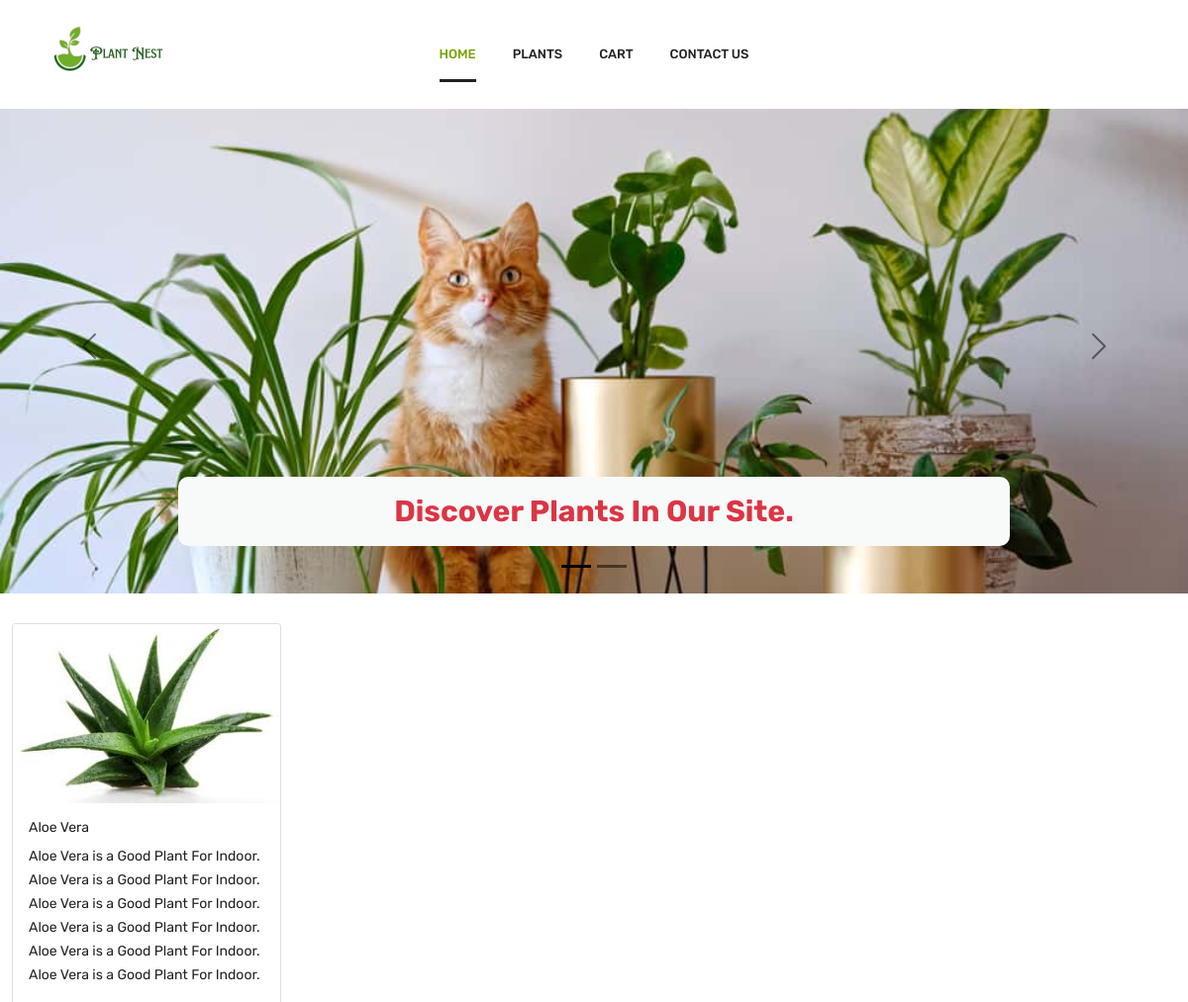
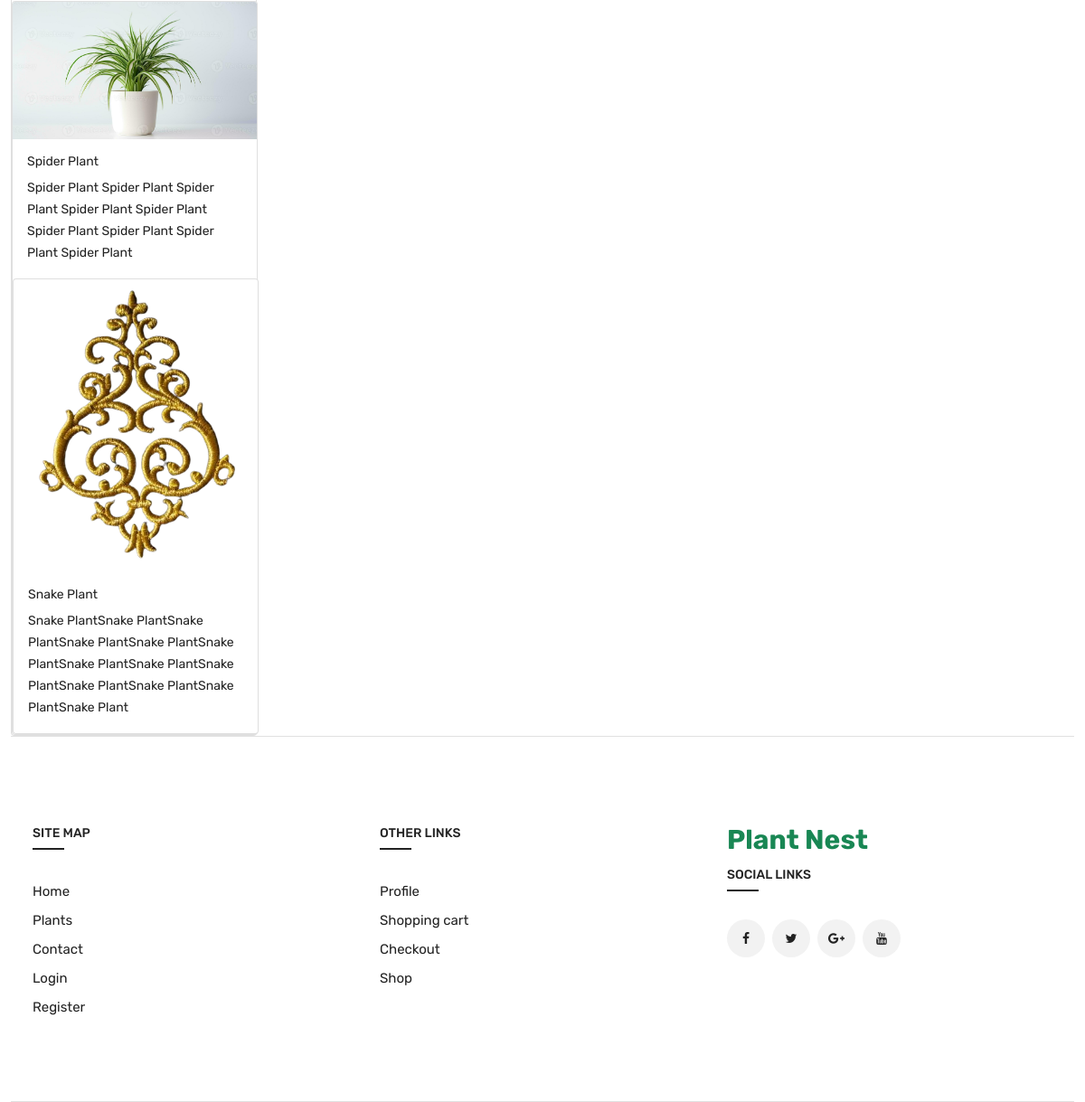
Page /website/index.php on the committed database (2 pictures, top to bottom).
### tables this page shows
CREATE TABLE `tbl_slider` (
  `id` int(11) NOT NULL,
  `slider_title` varchar(500) NOT NULL,
  `slider_image` text NOT NULL,
  `slider_status` varchar(30) NOT NULL DEFAULT 'activate'
);

CREATE TABLE `tbl_plants` (
  `id` int(11) NOT NULL,
  `plant_name` varchar(200) NOT NULL,
  `plant_description` text NOT NULL,
  `plant_image` text NOT NULL,
  `category_id` int(11) NOT NULL,
  `plant_status` varchar(30) NOT NULL DEFAULT 'available',
  `disabled_status` varchar(30) NOT NULL DEFAULT 'enabled'
);

### website/index.php (the view, shortened to what this page needs)
<?php $page = "home"; ?>
<?php include("./components/top.php") ?>
<section class="slider_section mb-30">
    <div id="carouselExampleDark" class="carousel carousel-dark slide">
        <div class="carousel-indicators">
            <?php
            $query = "SELECT * FROM tbl_slider WHERE slider_status='activate' LIMIT 3";
            $execute_query = mysqli_query($connection, $query);
            if (mysqli_num_rows($execute_query) > 0) {
                $i = 0;
                while ($slide = mysqli_fetch_assoc($execute_query)) {
                    $active = $i === 0 ? 'active' : '';
                    echo "<button type='button' data-bs-target='#carouselExampleDark' data-bs-slide-to='$i' class='$active' aria-current='true' aria-label='Slide " . ($i + 1) . "'></button>";
                    $i++;
                }
                mysqli_data_seek($execute_query, 0);
            }
            ?>
        </div>
        <div class="carousel-inner">
            <?php
            if (mysqli_num_rows($execute_query) > 0) {
                $i = 0;
                while ($slide = mysqli_fetch_assoc($execute_query)) {
                    $active = $i === 0 ? 'active' : '';
                    $sliderImage = $slide['slider_image'];
                    $sliderTitle = $slide['slider_title'];
                    echo "<div class='carousel-item $active' data-bs-interval='10000'>";
                    echo "<img src='../admin-panel/$sliderImage' class='d-block w-100' alt='$sliderTitle'>";
                    echo "<div class='carousel-caption d-none d-md-block'>";
                    echo "<div class='bg_transparent_slider '>";
                    echo "<h3 class='text-danger fw-bold'>$sliderTitle</h3>";
                    echo "</div>";
                    echo "</div>";
                    echo "</div>";
                    $i++;
                }
            }
            ?>
        </div>
        <button class="carousel-control-prev" type="button" data-bs-target="#carouselExampleDark" data-bs-slide="prev">
            <span class="carousel-control-prev-icon" aria-hidden="true"></span>
        </button>
        <button class="carousel-control-next" type="button" data-bs-target="#carouselExampleDark" data-bs-slide="next">
            <span class="carousel-control-next-icon" aria-hidden="true"></span>
        </button>
    </div>
</section>
<div class="product_area  mb-95">
    <div class="container">
        <div class="row">
            <div class="col-md-12">
                <div class="plant_box d-grid">
                    <?php
                        $query = mysqli_query($connection,"SELECT * FROM tbl_plants WHERE plant_status='available'");
                        if(mysqli_num_rows($query)>0){
                            foreach($query as $plant){
                                echo "<div class='card' style='width: 17rem;'>";
                                echo "<a href='plant_detail.php?id = $plant[id]' class='text-decoration-none'>";
                                echo "<img src='../admin-panel/$plant[plant_image]' class='card-img-top' alt='...'>";
                                echo "<div class='card-body'>";
                                echo "<h5 class='card-title'>$plant[plant_name]</h5>";
                                echo "<p class='card-text'>$plant[plant_description]</p>";
                                echo "</a>";
                                echo "</div>";
                            }
                        }else{
                            echo "Plants Not Found";
                        }
                    ?>
                </div>
            </div>
        </div>
    </div>
</div>
<?php include("./components/bottom.php") ?>

### website/components/top.php (shortened to what this page needs)
<!doctype html>
<html class="no-js" lang="en">
<head>
    <link rel="stylesheet" href="./assets/css/bootstrap.min.css">
    <link rel="stylesheet" href="./assets/css/owl.carousel.min.css">
    <link rel="stylesheet" href="./assets/css/slick.css">
    <link rel="stylesheet" href="./assets/css/magnific-popup.css">
    <link rel="stylesheet" href="./assets/css/font.awesome.css">
    <link rel="stylesheet" href="./assets/css/animate.css">
    <link rel="stylesheet" href="./assets/css/jquery-ui.min.css">
    <link rel="stylesheet" href="./assets/css/slinky.menu.css">
    <link rel="stylesheet" href="./assets/css/plugins.css">
    <link rel="stylesheet" href="./assets/css/style.css">
</head>
<body>
    <?php include("navbar.php"); ?>

### website/components/navbar.php (shortened to what this page needs)
<header>
    <div class="main_header header_five">
        <div class="header_middle header_middle5">
            <div class="container">
                <div class="row align-items-center">
                    <div class="col-lg-3 col-md-3 col-4">
                        <div class="logo">
                            <a href="index.php"><img src="./assets/img/logo/plant-nest-logo.png" alt="Web Logo"></a>
                        </div>
                    </div>
                    <div class="col-lg-6 colm_none">
                        <div class="main_menu menu_position">
                            <nav>
                                <ul>
                                    <li>
                                        <a class="<?php if($page=="home"){echo "active";} ?>" href="index.php">home</a>
                                    </li>
                                    <li>
                                        <a class="<?php if($page=="plant_page"){echo "active";} ?>" href="plants.php">Plants</a>
                                    </li>
                                    <li>
                                        <a class="<?php if($page=="cart_page"){echo "active";} ?>" href="cart.php">Cart</a>
                                    </li>
                                    <li>
                                        <a class="<?php if($page=="contact_page"){echo "active";} ?>" href="contact.php"> Contact Us</a>
                                    </li>
                                </ul>
                            </nav>
                        </div>
                    </div>
                    <div class="col-lg-3 col-md-6 col-6">
                        <div class="header_account_area header_account5">
                            <div class="header_account-list top_links">
                                <?php
                                    if(isset($_SESSION['user_login'])){
                                        echo "<a href='#'><i class='icon-user'></i></a>";
                                        echo "<ul class='dropdown_links'>";
                                        echo "<li><a href='cart.php'>Shopping Cart</a></li>";
                                        echo "<hr class='m-0'>";
                                        echo "<li><a href='user_profile.php'>Profile</a></li>";
                                        echo "<li><a href='logout.php'>Lougout</a></li>";
                                        echo "</ul>";
                                    }else{
                                        echo "<a href='#'><i class='icon-user'></i></a>";
                                    }
                                ?>
                            </div>
                        </div>
                    </div>
                </div>
            </div>
        </div>
    </div>
</header>

### website/components/footer.php
<footer class="footer_widgets">
    <div class="footer_top">
        <div class="container">
            <div class="row">
                <div class="col-lg-4 col-md-4 col-sm-6">
                    <div class="widgets_container widget_menu">
                        <h3>Site Map</h3>
                        <div class="footer_menu">
                            <ul>
                                <li><a href="about.php">Home</a></li>
                                <li><a href="plants.php">Plants</a></li>
                                <li><a href="contact.php">Contact</a></li>
                                <li><a href="login.php">Login</a></li>
                                <li><a href="register.php">Register</a></li>
                            </ul>
                        </div>
                    </div>
                </div>
                <div class="col-lg-4 col-md-4 col-sm-6">
                    <div class="widgets_container widget_menu">
                        <h3>Other Links</h3>
                        <div class="footer_menu">
                            <ul>
                                <li><a href="profile.php">Profile</a></li>
                                <li><a href="cart.php">Shopping cart</a></li>
                                <li><a href="checkout.php">Checkout</a></li>
                                <li><a href="shop.php">Shop</a></li>
                            </ul>
                        </div>
                    </div>
                </div>
                <div class="col-lg-4 col-md-4">
                    <div class="webname mb-3">
                        <h3 class="text-success fw-bold ">Plant Nest</h3>
                    </div>
                    <div class="widgets_container widget_menu">
                        <h3>Social Links</h3>
                        <div class="footer_social">
                            <ul class="d-flex align-items-center justify-content-start">
                                <li><a href="#"><i class="fa fa-facebook" aria-hidden="true"></i></a></li>
                                <li><a href="#"><i class="fa fa-twitter" aria-hidden="true"></i></a></li>
                                <li><a href="#"><i class="fa fa-google-plus" aria-hidden="true"></i></a></li>
                                <li><a href="#"><i class="fa fa-youtube" aria-hidden="true"></i></a></li>
                            </ul>
                        </div>
                    </div>
                </div>
            </div>
        </div>
    </div>
</footer>

### website/components/bottom.php (shortened to what this page needs)
    <?php include("footer.php"); ?>
</body>
</html>

### website/assets/css/plugins.css (style rules this page uses)
[class^="icon-"], [class*=" icon-"] { font-family: 'plaza-icon' !important; speak: none; font-style: normal; font-weight: normal; font-variant: normal; text-transform: none; line-height: 1; -webkit-font-smoothing: antialiased; -moz-osx-font-smoothing: grayscale; }
.icon-user:before { content: "\e9f1"; }

### rows in the picture
tbl_slider: slider_image (picture), slider_title "Discover Plants In Our Site."
tbl_plants: plant_image (picture), plant_name "Aloe Vera", plant_description "Aloe Vera is a Good Plant For Indoor. Aloe Vera is a Good Plant For Indoor. Aloe Vera is a Good Plant For Indoor. Aloe Vera is a Good Plant For Indoor. Aloe Vera is a Good Plant For Indoor. Aloe Vera is a Good Plant For Indoor."
tbl_plants: plant_image (picture), plant_name "Spider Plant", plant_description "Spider Plant Spider Plant Spider Plant Spider Plant Spider Plant Spider Plant Spider Plant Spider Plant Spider Plant"
tbl_plants: plant_image (picture), plant_name "Snake Plant", plant_description "Snake PlantSnake PlantSnake PlantSnake PlantSnake PlantSnake PlantSnake PlantSnake PlantSnake PlantSnake PlantSnake PlantSnake PlantSnake Plant"
